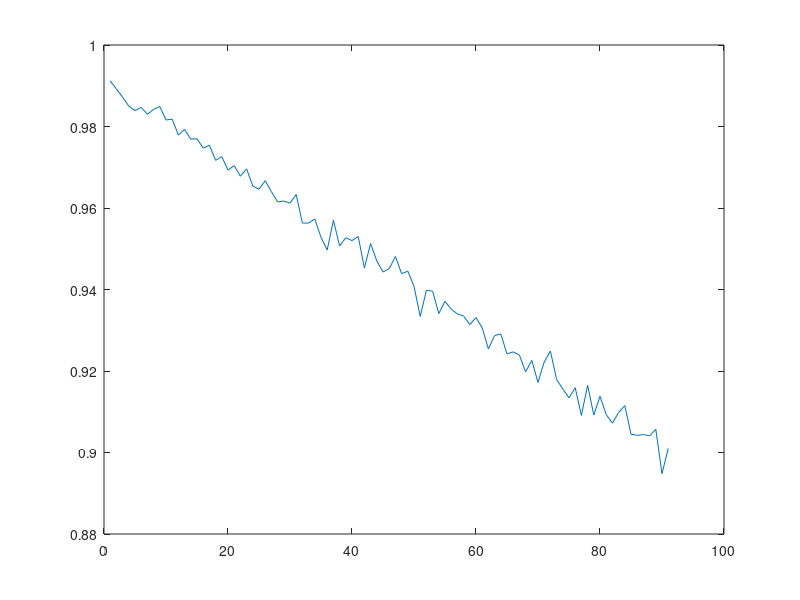

Recreate this plot in MATLAB.
clc; clear all; close all;

A = 100;
R = 4;
iter = 10000;

s = 1:.1:10;
failper = zeros(length(s),1);
indx = 1;

for ii = s
   s2 = A/ii;
   x = rand(iter,1)*s;
   y = rand(iter,1)*s2;
   checkdim = randi(4,iter,1);
   nfail = 0;   
   for jj = 1:iter
       check = 0;
       check = check + (x(jj)+R > ii)&(checkdim(jj) == 1);
       check = check + (x(jj)-R < 0)&(checkdim(jj) == 2);
       check = check + (y(jj)+R > s2)&(checkdim(jj) == 3);
       check = check + (y(jj)-R < 0)&(checkdim(jj) == 4);
       nfail = nfail + (check > 0);
   end
   
   failper(indx) = (iter-nfail) / iter;
   indx = indx + 1;
end

plot(failper)